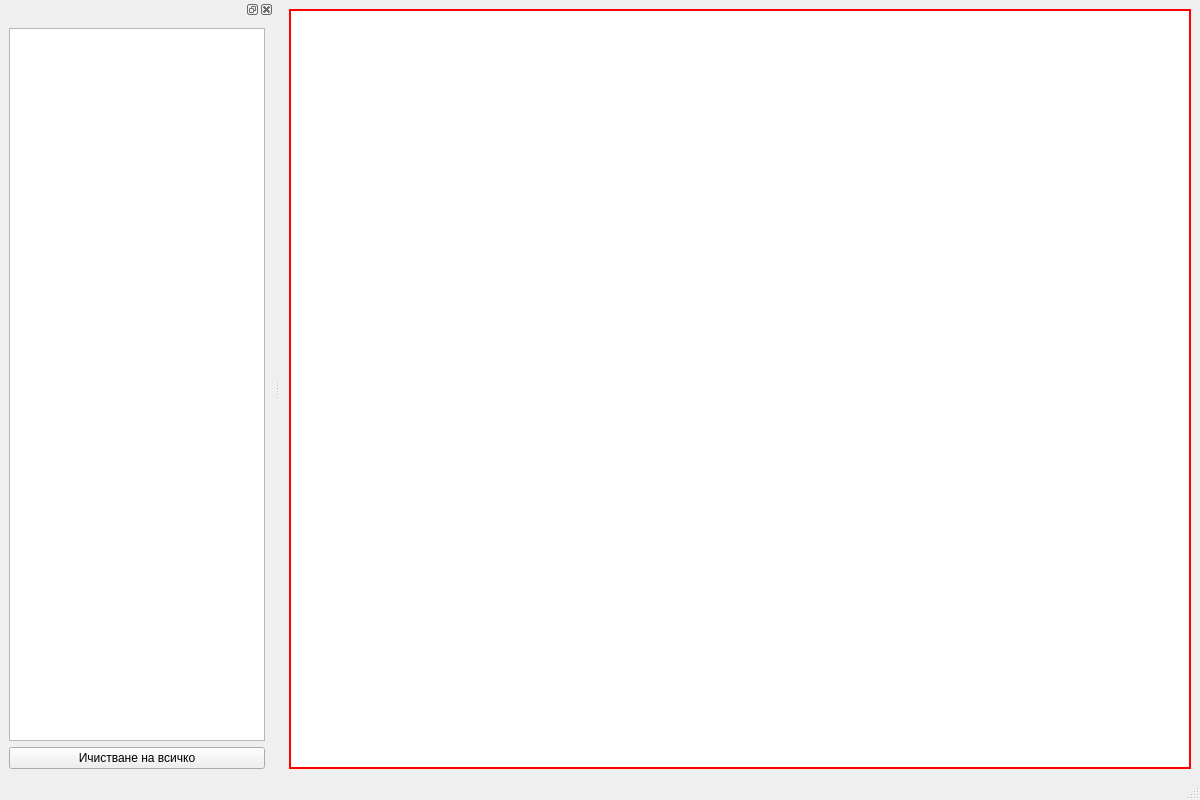
<?xml version="1.0" encoding="UTF-8"?>
<ui version="4.0">
 <class>MainWindow</class>
 <widget class="QMainWindow" name="MainWindow">
  <property name="geometry">
   <rect>
    <x>0</x>
    <y>0</y>
    <width>1200</width>
    <height>800</height>
   </rect>
  </property>
  <property name="windowTitle">
   <string>Рационална крива на Безие</string>
  </property>
  <widget class="QWidget" name="centralwidget">
   <layout class="QGridLayout" name="gridLayout">
    <item row="0" column="0">
     <widget class="Canvas" name="widget_Canvas" native="true">
      <property name="cursor">
       <cursorShape>ArrowCursor</cursorShape>
      </property>
      <property name="mouseTracking">
       <bool>true</bool>
      </property>
      <property name="autoFillBackground">
       <bool>false</bool>
      </property>
      <property name="styleSheet">
       <string notr="true">border: 2px solid red; background-color: white;</string>
      </property>
     </widget>
    </item>
   </layout>
  </widget>
  <widget class="QMenuBar" name="menubar">
   <property name="geometry">
    <rect>
     <x>0</x>
     <y>0</y>
     <width>1200</width>
     <height>22</height>
    </rect>
   </property>
  </widget>
  <widget class="QStatusBar" name="statusbar"/>
  <widget class="QDockWidget" name="dockWidget_Points">
   <property name="minimumSize">
    <size>
     <width>200</width>
     <height>138</height>
    </size>
   </property>
   <attribute name="dockWidgetArea">
    <number>1</number>
   </attribute>
   <widget class="QWidget" name="dockWidgetContents">
    <layout class="QGridLayout" name="gridLayout_2">
     <item row="2" column="0">
      <widget class="PointListView" name="pointsWidget"/>
     </item>
     <item row="3" column="0">
      <widget class="QPushButton" name="pushButtonClear">
       <property name="text">
        <string>Ичистване на всичко</string>
       </property>
      </widget>
     </item>
    </layout>
   </widget>
  </widget>
 </widget>
 <customwidgets>
  <customwidget>
   <class>Canvas</class>
   <extends>QWidget</extends>
   <header>Canvas.hpp</header>
   <container>1</container>
  </customwidget>
  <customwidget>
   <class>PointListView</class>
   <extends>QListWidget</extends>
   <header>./views/PointListView.hpp</header>
  </customwidget>
 </customwidgets>
 <resources/>
 <connections/>
</ui>
